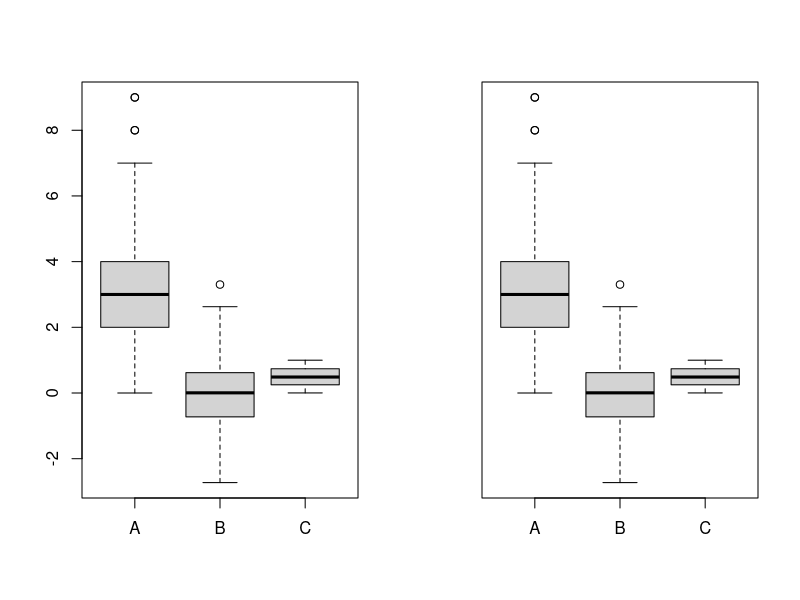

R code for this plot:
set.seed(20000)
data=data.frame(A=rpois(900,3),B=rnorm(900),C=runif(900))

jpeg(file="rplot.jpeg",width=600,height=350)
#attach(mtcars)
par(mfrow=c(1,2))

boxplot(data);boxplot(data,yaxt="n")
dev.off()
#temp